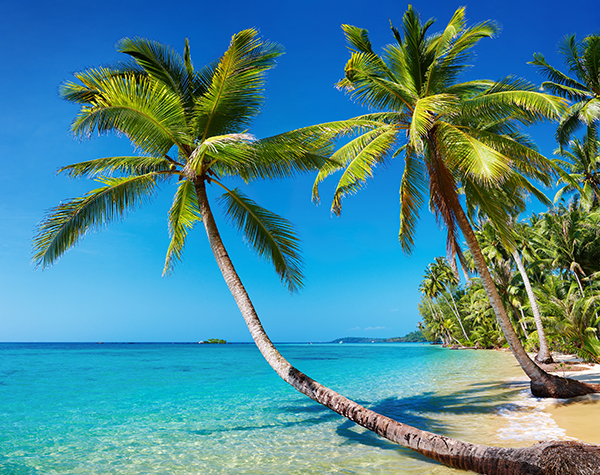
#> input picture 01-image-processing/13-histograms/data/beach.png, 600 x 475 px
$ python 03-color-2d.py --input data/beach.png
#> lines starting #> are read from the running program, lines starting #| are printed output that depends on the picture
## Set up session:
import argparse

import numpy as np
import cv2

import matplotlib.pyplot as plt

if __name__ == '__main__':
    # Parse command-line arguments:
    parser = argparse.ArgumentParser()
    parser.add_argument(
        "-i", "--input",
        type=str,
        required=True,
        help="Path to input image."
    )
    args = vars(parser.parse_args())

    # Read and format:
    image_original = cv2.imread(args["input"])
#> image_original is the input picture: shape (475, 600, 3); mean B, G, R 148.4, 136.5, 73.3
    image_hsv = cv2.cvtColor(image_original, cv2.COLOR_BGR2HSV)
#> image_hsv: shape (475, 600, 3); mean H, S, V 76.1, 176.7, 172.8

    # Display original image:
    cv2.imshow("Input", image_original)
    cv2.waitKey(0)

    # Visualize:
    figure = plt.figure()

    # Subplot 121: H & S
    ax = figure.add_subplot(121)
    hist_h_s = cv2.calcHist(
        [image_hsv[0], image_hsv[1]],
        [0, 1],
        None,
        [30, 30],
        [0, 180, 0, 256]
    )
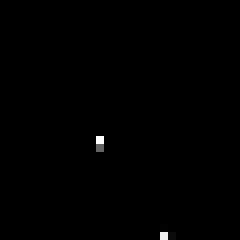
#> hist_h_s: shape (30, 30) float32 (shown 8 times larger); min 0, max 431, mean 1.1; drawn with min black and max white
    p = ax.imshow(hist_h_s, interpolation = "nearest")
    ax.set_title("Histogram for H & S")
    plt.colorbar(p)

    # Subplot 122: H & S
    ax = figure.add_subplot(122)
    hist_h_v = cv2.calcHist(
        [image_hsv[0], image_hsv[2]],
        [0, 1],
        None,
        [30, 30],
        [0, 180, 0, 256]
    )
    p = ax.imshow(hist_h_v, interpolation = "nearest")
    ax.set_title("Histogram for H & V")
    plt.colorbar(p)

    plt.show()
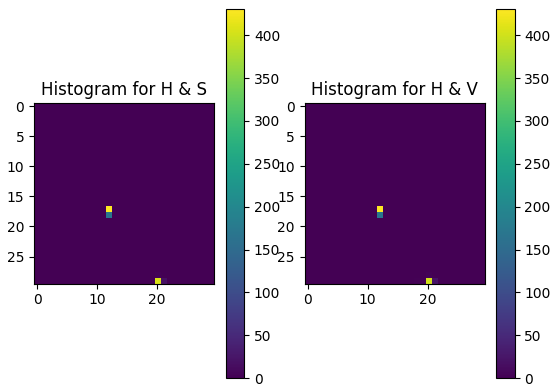
#> figure drawn by matplotlib, 4 panels
